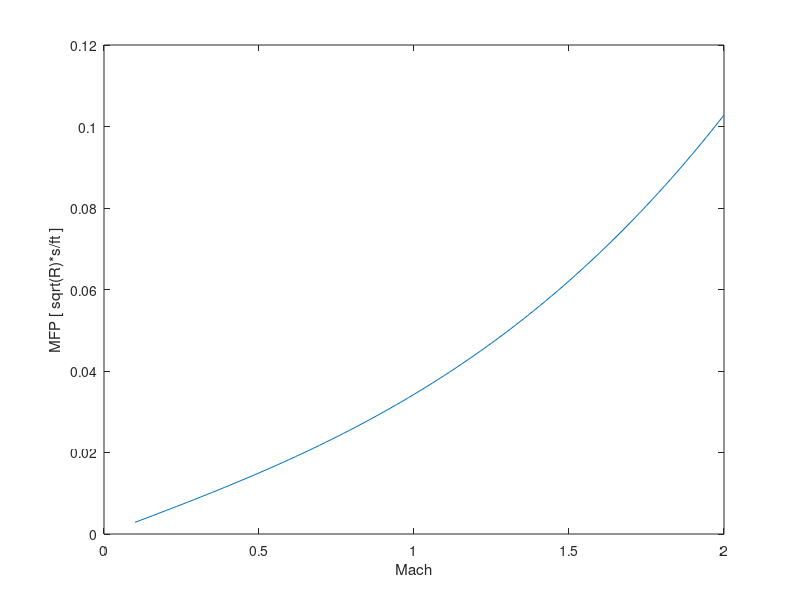

Write the MATLAB code that produced this figure.
clear ; close all ; clc ;

k = 1.4 ;
R = 1717 ;
M = linspace( .1 , 2 , 1e2 ) ;
MFP = M.*sqrt( k/R ).*( 1 + ( ( k-1 )/2 ).*M.^2 ) ;

figure
plot( M , MFP ) 
xlabel( 'Mach' )
ylabel( 'MFP [ sqrt(R)*s/ft ]' )
